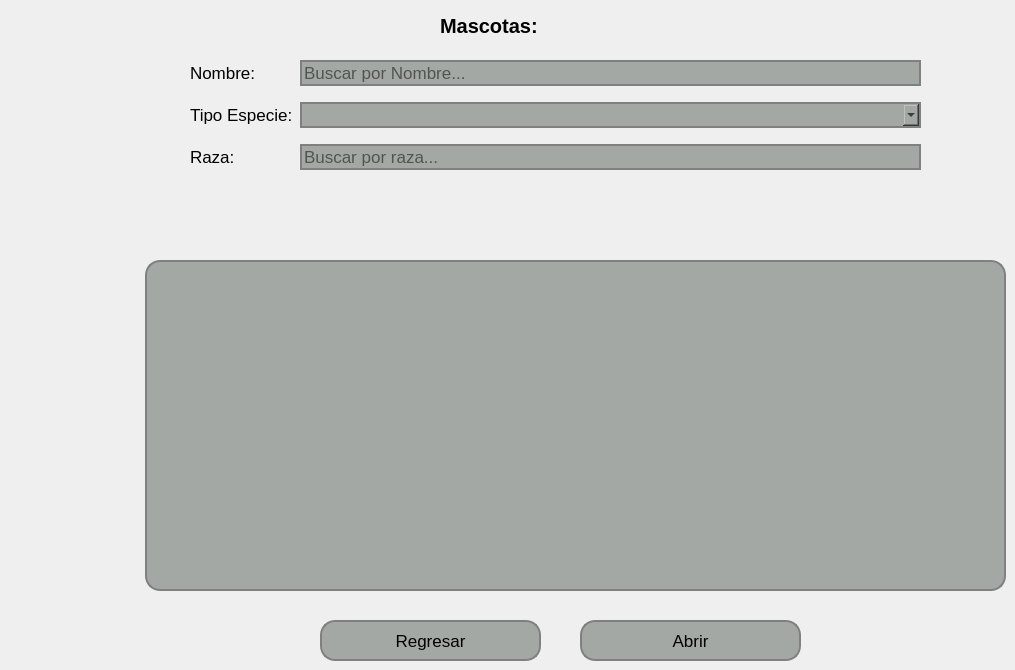
   <widget class="QWidget" name="pageListaUsuariosMascotas">
    <widget class="QLabel" name="label_36">
     <property name="geometry">
      <rect>
       <x>440</x>
       <y>10</y>
       <width>131</width>
       <height>31</height>
      </rect>
     </property>
     <property name="font">
      <font>
       <pointsize>15</pointsize>
       <weight>75</weight>
       <bold>true</bold>
      </font>
     </property>
     <property name="text">
      <string>Mascotas:</string>
     </property>
    </widget>
    <widget class="QWidget" name="formLayoutWidget_4">
     <property name="geometry">
      <rect>
       <x>190</x>
       <y>60</y>
       <width>731</width>
       <height>182</height>
      </rect>
     </property>
     <layout class="QFormLayout" name="formLayout_4">
      <property name="horizontalSpacing">
       <number>7</number>
      </property>
      <property name="verticalSpacing">
       <number>16</number>
      </property>
      <item row="0" column="0">
       <widget class="QLabel" name="label_45">
        <property name="font">
         <font>
          <pointsize>13</pointsize>
         </font>
        </property>
        <property name="text">
         <string>Nombre:</string>
        </property>
       </widget>
      </item>
      <item row="0" column="1">
       <widget class="QLineEdit" name="lineEditNombreMascota">
        <property name="font">
         <font>
          <pointsize>13</pointsize>
         </font>
        </property>
        <property name="styleSheet">
         <string notr="true">    background-color: #a4a8a5; /* Color del botón */
    border-radius: 15px;       /* Borde redondeado, ajusta el valor para más curvatura */
    border: 2px solid #808080; /* Opcional: agrega un borde de color gris */</string>
        </property>
        <property name="placeholderText">
         <string>Buscar por Nombre...</string>
        </property>
       </widget>
      </item>
      <item row="1" column="0">
       <widget class="QLabel" name="label_43">
        <property name="font">
         <font>
          <pointsize>13</pointsize>
         </font>
        </property>
        <property name="text">
         <string>Tipo Especie:</string>
        </property>
       </widget>
      </item>
      <item row="1" column="1">
       <widget class="QComboBox" name="comboBoxTipoEspecieLista">
        <property name="font">
         <font>
          <pointsize>13</pointsize>
         </font>
        </property>
        <property name="styleSheet">
         <string notr="true">    background-color: #a4a8a5; /* Color del botón */
    border-radius: 15px;       /* Borde redondeado, ajusta el valor para más curvatura */
    border: 2px solid #808080; /* Opcional: agrega un borde de color gris */</string>
        </property>
       </widget>
      </item>
      <item row="2" column="0">
       <widget class="QLabel" name="label_44">
        <property name="font">
         <font>
          <pointsize>13</pointsize>
         </font>
        </property>
        <property name="text">
         <string>Raza:</string>
        </property>
       </widget>
      </item>
      <item row="2" column="1">
       <widget class="QLineEdit" name="lineEditRazaLista">
        <property name="font">
         <font>
          <pointsize>13</pointsize>
         </font>
        </property>
        <property name="styleSheet">
         <string notr="true">    background-color: #a4a8a5; /* Color del botón */
    border-radius: 15px;       /* Borde redondeado, ajusta el valor para más curvatura */
    border: 2px solid #808080; /* Opcional: agrega un borde de color gris */</string>
        </property>
        <property name="placeholderText">
         <string>Buscar por raza...</string>
        </property>
       </widget>
      </item>
     </layout>
    </widget>
    <widget class="QTableWidget" name="tableWidgetListaMascotas">
     <property name="geometry">
      <rect>
       <x>145</x>
       <y>260</y>
       <width>861</width>
       <height>331</height>
      </rect>
     </property>
     <property name="styleSheet">
      <string notr="true">    background-color: #a4a8a5; /* Color del botón */
    border-radius: 15px;       /* Borde redondeado, ajusta el valor para más curvatura */
    border: 2px solid #808080; /* Opcional: agrega un borde de color gris */</string>
     </property>
    </widget>
    <widget class="QPushButton" name="pushButtonRegresarLista">
     <property name="geometry">
      <rect>
       <x>320</x>
       <y>620</y>
       <width>221</width>
       <height>41</height>
      </rect>
     </property>
     <property name="font">
      <font>
       <pointsize>13</pointsize>
      </font>
     </property>
     <property name="styleSheet">
      <string notr="true">QPushButton {
    background-color: #a4a8a5; /* Color del botón */
    border-radius: 15px;       /* Borde redondeado, ajusta el valor para más curvatura */
    border: 2px solid #808080; /* Opcional: agrega un borde de color gris */

}

QPushButton:hover {
    background-color: #b0b5b0; /* Color al pasar el mouse */
}

QPushButton:pressed {
    background-color: #8f938f; /* Color al hacer clic */
}
</string>
     </property>
     <property name="text">
      <string>Regresar</string>
     </property>
    </widget>
    <widget class="QPushButton" name="pushButtonAbrirLista">
     <property name="geometry">
      <rect>
       <x>580</x>
       <y>620</y>
       <width>221</width>
       <height>41</height>
      </rect>
     </property>
     <property name="font">
      <font>
       <pointsize>13</pointsize>
      </font>
     </property>
     <property name="styleSheet">
      <string notr="true">QPushButton {
    background-color: #a4a8a5; /* Color del botón */
    border-radius: 15px;       /* Borde redondeado, ajusta el valor para más curvatura */
    border: 2px solid #808080; /* Opcional: agrega un borde de color gris */

}

QPushButton:hover {
    background-color: #b0b5b0; /* Color al pasar el mouse */
}

QPushButton:pressed {
    background-color: #8f938f; /* Color al hacer clic */
}
</string>
     </property>
     <property name="text">
      <string>Abrir</string>
     </property>
    </widget>
   </widget>
